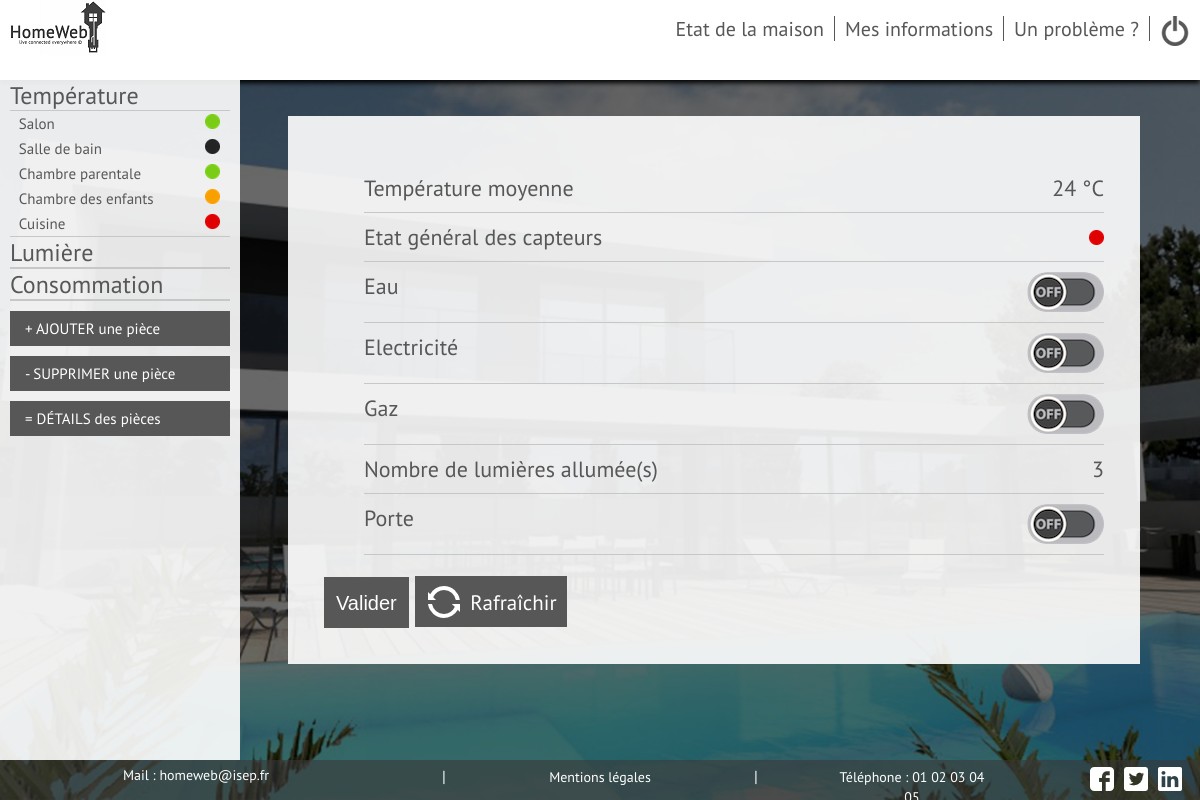
/Vues/User/etat.php (signed in), run on the app's committed database.
### tables this page shows
CREATE TABLE IF NOT EXISTS `pieces` (
  `id` int(11) NOT NULL,
  `id_Utilisateur` int(11) NOT NULL,
  `Nom` varchar(255) NOT NULL,
  `presence_temp` int(11) NOT NULL,
  `presence_lum` int(11) NOT NULL,
  `temperature` int(11) NOT NULL,
  `lumiere` int(11) NOT NULL,
  `etat_temp` int(11) NOT NULL,
  `numero_capteur_t` varchar(250) NOT NULL,
  `control_tech_t` date NOT NULL,
  `control_tech_l` date NOT NULL,
  `numero_capteur_l` varchar(250) NOT NULL,
  `consigne_temp` int(11) NOT NULL DEFAULT '25'
);

CREATE TABLE IF NOT EXISTS `domisep_infos` (
  `id` int(11) NOT NULL,
  `nom` text NOT NULL,
  `contenu` text NOT NULL
);

### Modele/fonctions.php (the view, shortened to what this page needs)
<?php
function cascade_temp($id,$db)
{
    $reponse = $db->prepare('SELECT Nom, etat_temp FROM Pieces WHERE id_Utilisateur = ? AND presence_temp = 1');
    $reponse->execute(array($id));
    echo "<ul class=\"current\">";
    while ($donnees = $reponse->fetch())
    {
        $nom_piece = $donnees['Nom'];
        $etat = $donnees['etat_temp'];
        if ($etat == 0)
        {
        echo ("<li><a href=\"temperature.php?piece=$nom_piece\">" . $nom_piece . "</a> <span><img src=\"../../Styles/image/Pastille_noire.png\" title=\"Éteint\"></span></li>");
        }
        if ($etat == 1)
        {
        echo ("<li><a href=\"temperature.php?piece=$nom_piece\">" . $nom_piece . "</a> <span><img src=\"../../Styles/image/Pastille_verte.png\" title=\"Marche\"></span></li>");
        }
        if ($etat == 2)
        {
        echo ("<li><a href=\"temperature.php?piece=$nom_piece\">" . $nom_piece . "</a> <span><img src=\"../../Styles/image/Pastille_orange.png\" title=\"En cours de régulation\"></span></li>");
        }
        if ($etat == 3)
        {
        echo ("<li><a href=\"temperature.php?piece=$nom_piece\">" . $nom_piece . "</a> <span><img src=\"../../Styles/image/Pastille_rouge.png\" title=\"En Panne\"></span></li>");
        }
    }
    echo "</ul>";
}
function cascade_lum($id,$db)
{
    echo "<ul>";
    echo "</ul>";
}
function etat_general_capteur($id,$db)
{
    $etat_general = 0;
    $reponse = $db->prepare('SELECT etat_temp FROM Pieces WHERE id_Utilisateur = ?');
    $reponse->execute(array($id));
    while ($donnees = $reponse->fetch())
    {
        if ($donnees['etat_temp'] > $etat_general)
        {
        $etat_general = $donnees['etat_temp'];
        }
    }
    if ($etat_general == 0)
        {
        echo ("<span><img src=\"../../Styles/image/Pastille_noire.png\" title=\"Eteint\"></span>");
        }
        else if ($etat_general == 1)
        {
        echo ("<span><img src=\"../../Styles/image/Pastille_verte.png\" title=\"Allumé\"></span>");
        }
        else if ($etat_general == 2)
        {
        echo ("<span><img src=\"../../Styles/image/Pastille_orange.png\" title=\"En cours de régulation\"></span>");
        }
        else if ($etat_general == 3)
        {
        echo ("<span><img src=\"../../Styles/image/Pastille_rouge.png\" title=\"En panne\"></span>");
        }
}
?>

### Vues/User/footer_user.php
<?php echo(' <footer>
                <nav>
                    <ul>
                        <li><a class="contact_footer">Mail : '); $reponse = $db -> query('SELECT contenu FROM domisep_infos WHERE nom="mail"');$mail=$reponse->fetch();echo "$mail[0]"; echo('</a></li>
                        <li>|</li>
                        <li><a href="mentionlegal.php">Mentions légales</a></li>
                        <li>|</li>
                        <li><a>Téléphone : '); $reponse2 = $db -> query('SELECT contenu FROM domisep_infos WHERE nom="tel"');$tel=$reponse2->fetch();echo "$tel[0]"; echo('</a></li>
                    <div id=social>
                        <ul>
                        <li><a href="../../Styles/image/facebook.png"><img src="../../Styles/image/facebook.png" alt="Facebook" title="Facebook"/></li>
                        <li><a href="../../Styles/image/twitter.png"><img src="../../Styles/image/twitter.png" alt="Twitter" title="Twitter"/></li>
                        <li><a href="../../Styles/image/linkedin.png"><img src="../../Styles/image/linkedin.png" alt="Linkedin" title="Linkedin"/></li>
                        </ul>
                    </div>
                    </ul>
                </nav>
            </footer>');
?>

### Styles/main.css (style rules this page uses)
html, #page { height: 100%; width: 100%; }
body { background: url('image/fond.png') ; background-position: center ; background-repeat: no-repeat ; background-attachment: fixed ; background-size: cover ; color: #575757; font-family: pt_sansregular; margin: 0px; height: 100%; }
footer { display: flex; bottom:0px; position:fixed; width:100%; background-color: rgba(57,57,57,0.6); color:white; height: 5%; text-align:center; list-style:none; }
footer nav { width:100%; }
footer nav ul { list-style-type:none; display:flex; width:65%; padding:0; margin:auto; margin-top:0.5%; margin-bottom:0.5%; }
footer nav li { width:100%; }
footer nav ul li a { color:white; font-size:14px; }
nav a { font-size: 20px; text-decoration: none; color: #575757; }
#objects, #objects ul, #capteurs, #capteurs ul { padding: 0; margin: 0; list-style: none; }
#capteurs ul li { font-size: x-large; margin-left: 10px; margin-right:10px; }
#capteurs ul li ul li { font-size: 15px; padding-top:3px; padding-bottom:3px; justify-content:space-between; display:none; }
.current li { display: flex !important; }
#capteurs ul li ul li a:before { content: '• '; opacity: 0; margin-left: -12px; }
#capteurs ul li ul { border: 1px; border-top-style:solid; border-bottom-style:solid; border-color: rgb(199,199,199); }
#capteurs a { text-decoration:none; color:#575757; }
#social ul li { margin-left:10px; display:flex; justify-content: flex-end; }
#social { height:24px; position:fixed; margin-left:71%; }
a { color: darkcyan; }
.contact_footer { position: absolute; margin-left: -165px; }

### data on the page
pieces: Nom "Salon", etat_temp 1 (drawn)
pieces: Nom "Salle de bain", etat_temp 0 (drawn)
pieces: Nom "Chambre parentale", etat_temp 1 (drawn)
pieces: Nom "Chambre des enfants", etat_temp 2 (drawn)
pieces: Nom "Cuisine", etat_temp 3 (drawn)
domisep_infos: contenu "homeweb@isep.fr"
domisep_infos: contenu "01 02 03 04…"

### other printed values
temp_moyenne($_SESSION['id'],$db) "24"
nombre_lum_on($_SESSION['id'],$db) "3"
